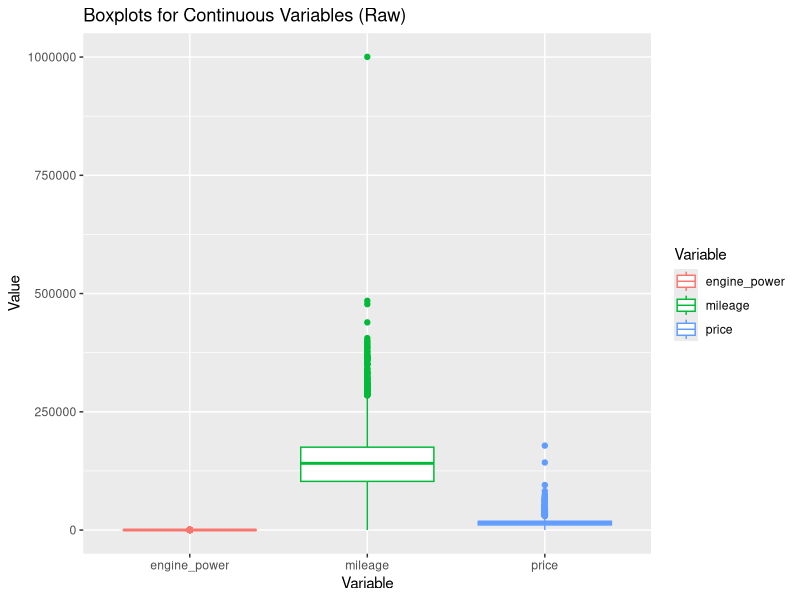
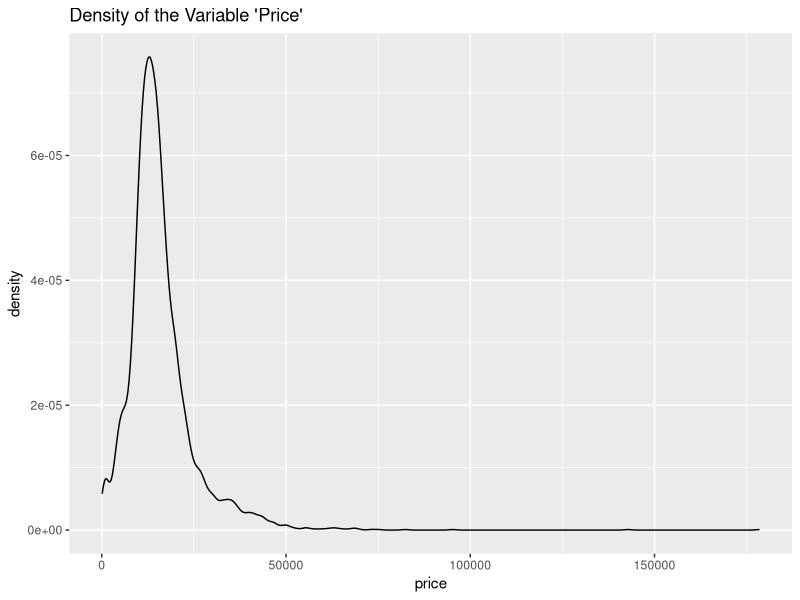
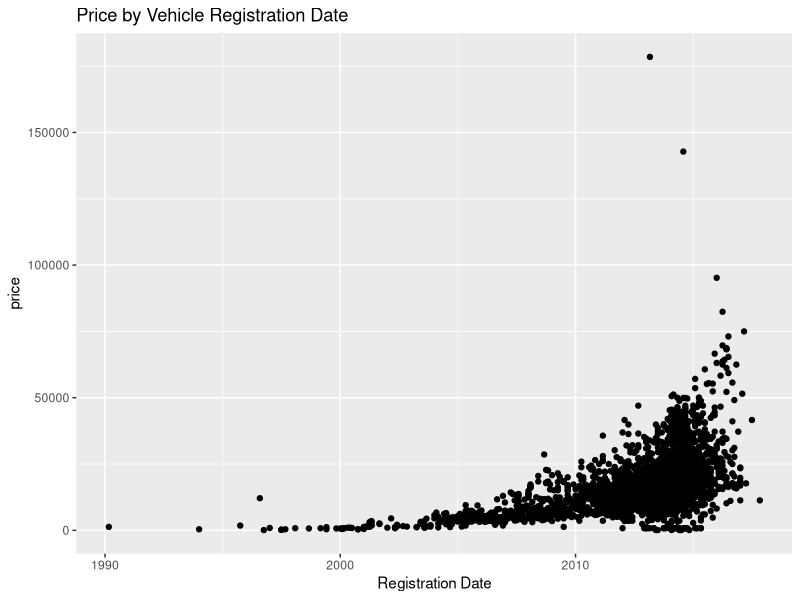
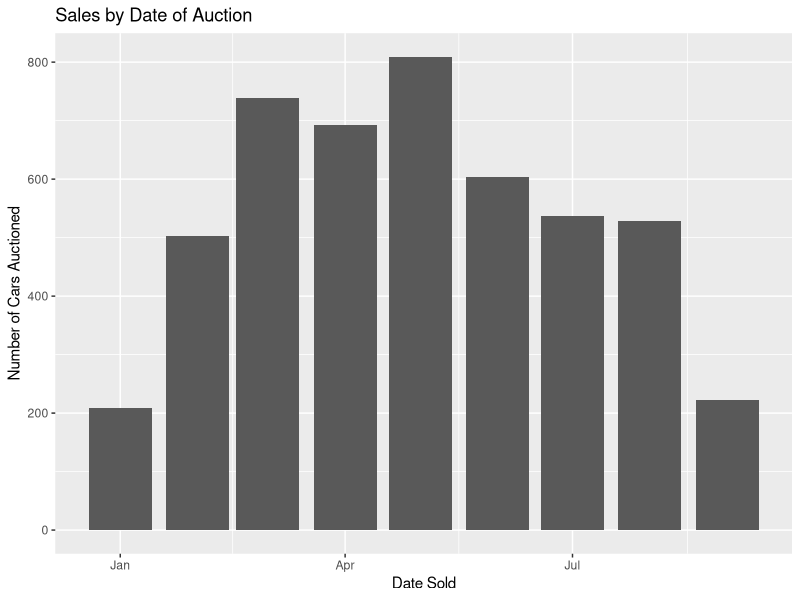
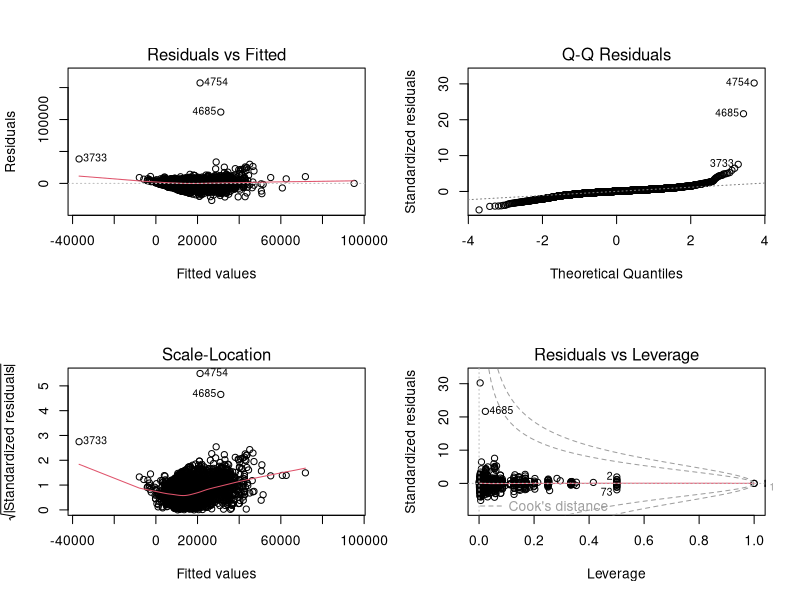
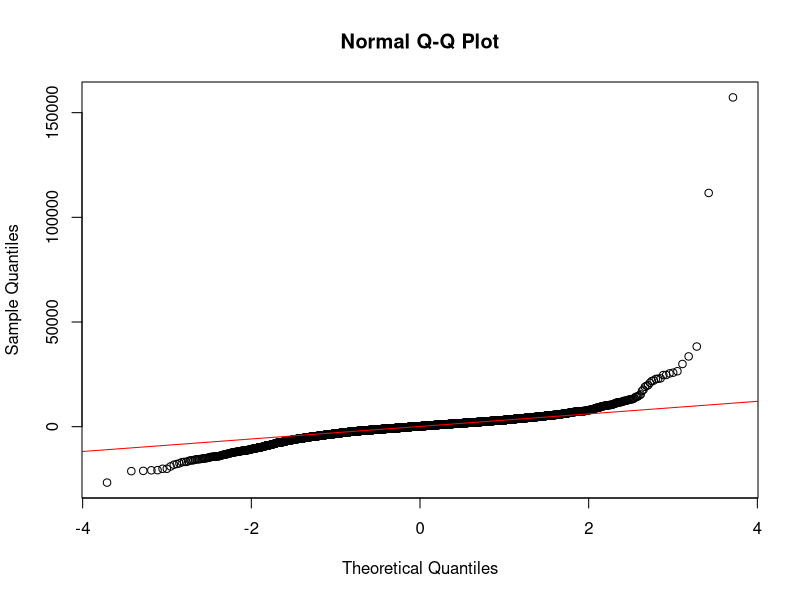
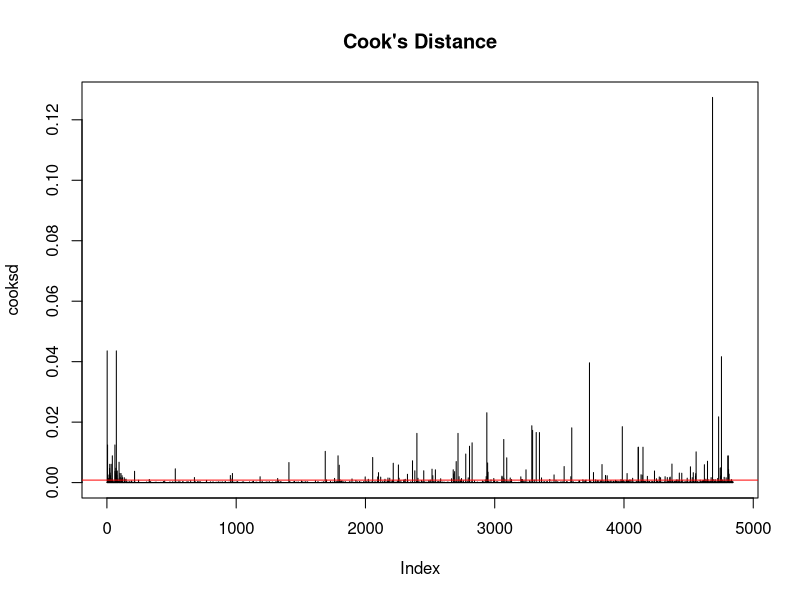
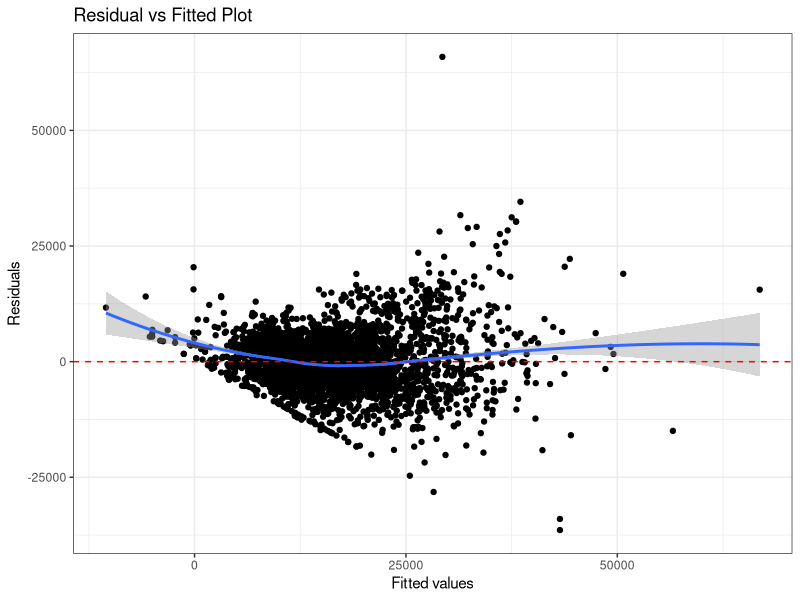

The R source for these figures, in order:
## ---- chunk 1
knitr::opts_chunk$set(
  echo = TRUE,    # Show the R code in the final output.
  fig.pos = "!h"  # Suggests to position figures "here" in the output.
)
## ---- chunk 2
mylibrary <- c("tidyverse", "cowplot", "GGally", "MASS", "ggplot2", "glmnet", "data.table", "car")
invisible(lapply(mylibrary, library, character.only = TRUE))
### load the data
dat_bmw <- read.csv("BMWpricing_updated.csv")
## ---- chunk 3
par(mfrow=c(2,2))
dat_bmw[,c("price", "mileage", "engine_power")]|>
  pivot_longer(everything(), values_to = "Value", names_to = "Variable") |>
  ggplot() + geom_boxplot(aes(x=Variable, y=Value, color=Variable)) +
  labs(title = "Boxplots for Continuous Variables (Raw)")

dat_bmw|>
  ggplot() + geom_density(aes(x=price)) +
  labs(title = "Density of the Variable 'Price'")

dat_bmw|>
  ggplot(aes(x = as.Date(registration_date, format = "%m/%d/%Y"), y = price)) +
  geom_point() + 
  labs(title = "Price by Vehicle Registration Date") +
  xlab("Registration Date")

dat_bmw|>
  ggplot(aes(x = as.Date(sold_at, format = "%m/%d/%Y"))) +
  geom_bar() + 
  labs(title = "Sales by Date of Auction") +
  xlab("Date Sold") +
  ylab("Number of Cars Auctioned")
  
## ---- chunk 4
dat_bmw_clean <- dat_bmw|>
  filter(mileage < 500000 & mileage > 0)|>
  filter(price < 100000)|>
  filter(engine_power != 0)
  
head(dat_bmw_clean)
## ---- chunk 5
### Create Model series variable
dat_bmw_clean <- dat_bmw_clean %>%
  mutate(model_series = case_when(
    grepl("^1", model_key) ~ "1_Series",
    grepl("^2", model_key) ~ "2_Series",
    grepl("^3", model_key) ~ "3_Series",
    grepl("^4", model_key) ~ "4_Series",
    grepl("^5", model_key) ~ "5_Series",
    grepl("^7", model_key) ~ "7_Series",
    grepl("^M|M$", model_key) ~ "M_Power",
    model_key %in% c("X1") ~ "X1",
    model_key %in% c("X3") ~ "X3",
    model_key %in% c("X5") ~ "X5",
    model_key %in% c("X6") ~ "X6",
    TRUE ~ "Other"
  ))
## ---- chunk 6
# Correct model using your data frame name
model_full <- lm(price ~ mileage + engine_power + paint_color + model_key, data = dat_bmw)

# View model results
summary(model_full)

# Generate diagnostic plots
par(mfrow = c(2, 2))  # Arrange plots in a 2x2 grid
plot(model_full)
par(mfrow = c(1, 1))  # Reset layout

# Q-Q Plot for Normality
qqnorm(resid(model_full))
qqline(resid(model_full), col = "red")

# Shapiro-Wilk test for normality
shapiro.test(resid(model_full))  


# Install 'car' package if necessary
# install.packages("car")

library(car)
vif(model_full)  # Compute Variance Inflation Factor (VIF)

# Compute Cook’s Distance
cooksd <- cooks.distance(model_full)

# Plot Cook’s Distance
plot(cooksd, type = "h", main = "Cook's Distance")
abline(h = 4/(nrow(dat_bmw)), col = "red")  # Threshold line

## ---- chunk 7
baseline_model <- lm(price ~ mileage + engine_power, data = dat_bmw_clean)
summary(baseline_model)
## ---- chunk 8
### Function to create diagnostic plots
diagPlot<-function(model){
    p1<-ggplot(model, aes(.fitted, .resid))+geom_point()
    p1<-p1+stat_smooth(method="loess")+geom_hline(yintercept=0, col="red", linetype="dashed")
    p1<-p1+xlab("Fitted values")+ylab("Residuals")
    p1<-p1+ggtitle("Residual vs Fitted Plot")+theme_bw()
    
    p2 <- ggplot(model, aes(sample = .stdresid)) +
      stat_qq() +
      stat_qq_line() +
      xlab("Theoretical Quantiles") +
      ylab("Standardized Residuals") +
      ggtitle("Normal Q-Q") +
      theme_bw()
    
    p3<-ggplot(model, aes(.fitted, sqrt(abs(.stdresid))))+geom_point(na.rm=TRUE)
    p3<-p3+stat_smooth(method="loess", na.rm = TRUE)+xlab("Fitted Value")
    p3<-p3+ylab(expression(sqrt("|Standardized residuals|")))
    p3<-p3+ggtitle("Scale-Location")+theme_bw()
    
    p5<-ggplot(model, aes(.hat, .stdresid))+geom_point(na.rm=TRUE)
    p5<-p5+stat_smooth(method="loess", na.rm=TRUE)
    p5<-p5+xlab("Leverage")+ylab("Standardized Residuals")
    p5<-p5+ggtitle("Residual vs Leverage Plot")
    p5<-p5+scale_size_continuous("Cook's Distance", range=c(1,5))
    p5<-p5+theme_bw()+theme(legend.position="bottom")
    
    return(list(rvfPlot=p1, qqPlot=p2, sclLocPlot=p3, rvlevPlot=p5))
}
## ---- chunk 9
diagPlot(baseline_model)
## ---- chunk 10
feature_model <- lm(price ~ mileage + engine_power + feature_1 + feature_2 + feature_3 + feature_4 + feature_5 + feature_6 + feature_7 + feature_8, data = dat_bmw_clean)
avPlots(feature_model)
## ---- chunk 11
Full_model <- lm(price ~ mileage + engine_power + model_series, data = dat_bmw_clean)
summary(Full_model)
avPlots(Full_model)
#diagPlot(Full_model)

## ---- chunk 12
dat_bmw2 <- dat_bmw_clean[complete.cases(dat_bmw_clean), c("price", "mileage", "engine_power", "paint_color", "model_key", paste0("feature_", 1:8))] #4840 --> 4838
##re-group model key variable due to its messy classification
dat_bmw2$model_key2 <- ifelse(dat_bmw2$model_key %like% "X", "X", 
                          ifelse(dat_bmw2$model_key %like% "Z", "Z",
                                 ifelse(dat_bmw2$model_key %like% "M", "M",
                                        ifelse(dat_bmw2$model_key %like% "i", "i", "others"
                                        ))))
## ---- chunk 13
set.seed(2025)
group <- split(sample(1:nrow(dat_bmw2)),rep(1:2, times=c(nrow(dat_bmw2)/2, nrow(dat_bmw2)/2)))

dat_train <- dat_bmw2[group$`1`, ]
dat_test <- dat_bmw2[group$`2`, ]

## fit mod2 to the training data ##
model_full2 <- lm(price ~ mileage + engine_power + paint_color + model_key2, data = dat_bmw2)
summary(model_full2)
model_full_train <- lm(price ~ mileage + engine_power + paint_color + model_key2, data = dat_train)
summary(model_full_train)
## ---- chunk 14
## transfer categorical to dummy variables
X_train <- model.matrix(price ~ ., data = dat_train[,-5])[,-c(1)] ## remove intercept

cvfit_elas <- cv.glmnet(X_train, dat_train$price, alpha = 0.5,
                        penalty.factor = c(rep(0, 11),rep(1,8),rep(0,4)))
cvfit_elas$lambda.min #14.58556
cvfit_elas$lambda.1se #344.8741

model_elas0 <- glmnet(X_train, dat_train$price, alpha = 0.5, lambda = cvfit_elas$lambda.min,
               penalty.factor = c(rep(0, 11),rep(1,8),rep(0,4)))

coef_model_elas <- data.frame(matrix(predict(model_elas0,type="coef"))) %>% mutate("predictor" = predict(model_elas0,type="coef")@Dimnames[[1]])
colnames(coef_model_elas)[1] <- "beta"
## ---- chunk 15
model_2 <- lm(price ~ mileage + engine_power + paint_color + model_key2 + feature_1 + feature_2 + feature_3 + feature_4 + feature_5 + feature_6 + feature_7 + feature_8, data = dat_train)
summary(model_2)

#### comparison between model_full_train and model 2 ####
anova(model_full_train, model_2)
## ---- chunk 16
#### predict new data using model_full_train and model 2 ####
dat_test$price_new1 <- predict(model_full_train, newdata = dat_test[,-1])
dat_test$price_new2 <- predict(model_2, newdata = dat_test[,-c(1,15)])


#### performance on predicting ####
dat_predict <- dat_test[,c("price", "mileage", "price_new1", "price_new2")]
## R^2
fun_r2 <- function(obe, pred){
  rss <- sum((obe-pred)^2)
  sst <- sum((obe-mean(obe))^2)
  r2 <- 1 - rss/sst
  
  return(r2)
}
fun_r2(dat_predict$price, dat_predict$price_new1)
fun_r2(dat_predict$price, dat_predict$price_new2)

## MSE
fun_mse <- function(obe, pred){
  mse <- (sum((obe-pred)^2))/length(pred)
  
  return(mse)
}

fun_mse(dat_predict$price, dat_predict$price_new1)
fun_mse(dat_predict$price, dat_predict$price_new2)

## MAE
fun_mae <- function(obe, pred){
  mse <- (sum(abs(obe-pred)))/length(pred)
  
  return(mse)
}
fun_mae(dat_predict$price, dat_predict$price_new1)
fun_mae(dat_predict$price, dat_predict$price_new2)

summary(dat_predict$price)
summary(dat_predict$price_new1)
summary(dat_predict$price_new2)
## ---- chunk 17
dat_predict$price <- as.numeric(dat_predict$price)
dat_predict$mileage <- as.numeric(dat_predict$mileage)

ggplot() +
  geom_point(data = dat_predict, aes(x = mileage, y = price, color = "Observation"), size = 0.5) +
  geom_point(data = dat_predict, aes(x = mileage, y = price_new1, color = "Model 1"), alpha = 0.3, size = 0.5) +
  geom_point(data = dat_predict, aes(x = mileage, y = price_new2, color = "Model 2"), alpha = 0.3, size = 0.5) +
  labs(title = "Prediction of Price with primary and sensitivity analysis") +
  xlab("Mileage") +
  ylab("Price") +
  scale_color_manual(name = element_blank(), values = c("Observation" = "grey60", "Model 1" = "blue", "Model 2" = "red")) +
  theme_bw()
## ---- chunk 18
dat_bmw_clean <- dat_bmw_clean|>
  mutate(age = 2018 - year(as.Date(registration_date, format = "%m/%d/%Y")))|>
  mutate(series = substr(model_key, 1, 1))

# remove series with only 1 or 2 cars belonging
series_types = c(unique(dat_bmw_clean$series)[1:7], unique(dat_bmw_clean$series)[8:10])

coefs = c()

for(i in seq(1:length(series_types))){
  temp.df <- dat_bmw_clean|>
    filter(series == series_types[i])
  temp.lm <- lm(log(price) ~ age, data = temp.df)
  coefs = c(coefs, coef(temp.lm)[2])
  
}
rm(temp.df)
rm(temp.lm)

coefs
## ---- chunk 19
length(unique(dat_bmw$model_key))
unique(dat_bmw$paint_color)
unique(dat_bmw$fuel)

range(as.Date(dat_bmw$registration_date, format = "%m/%d/%Y"), na.rm=T)
range(as.Date(dat_bmw$sold_at, format = "%m/%d/%Y"), na.rm=T)

min(dat_bmw$mileage)
min(dat_bmw$engine_power)
min(dat_bmw$price)

median(dat_bmw$price)
range(dat_bmw$engine_power)

mean(dat_bmw$feature_1 == T)
mean(dat_bmw$feature_2 == T)
mean(dat_bmw$feature_3 == T)
mean(dat_bmw$feature_4 == T)
mean(dat_bmw$feature_5 == T)
mean(dat_bmw$feature_6 == T)
mean(dat_bmw$feature_7 == T)
mean(dat_bmw$feature_8 == T)

coef(lm(dat_bmw$price ~ dat_bmw$feature_7))

max(dat_bmw$mileage)
